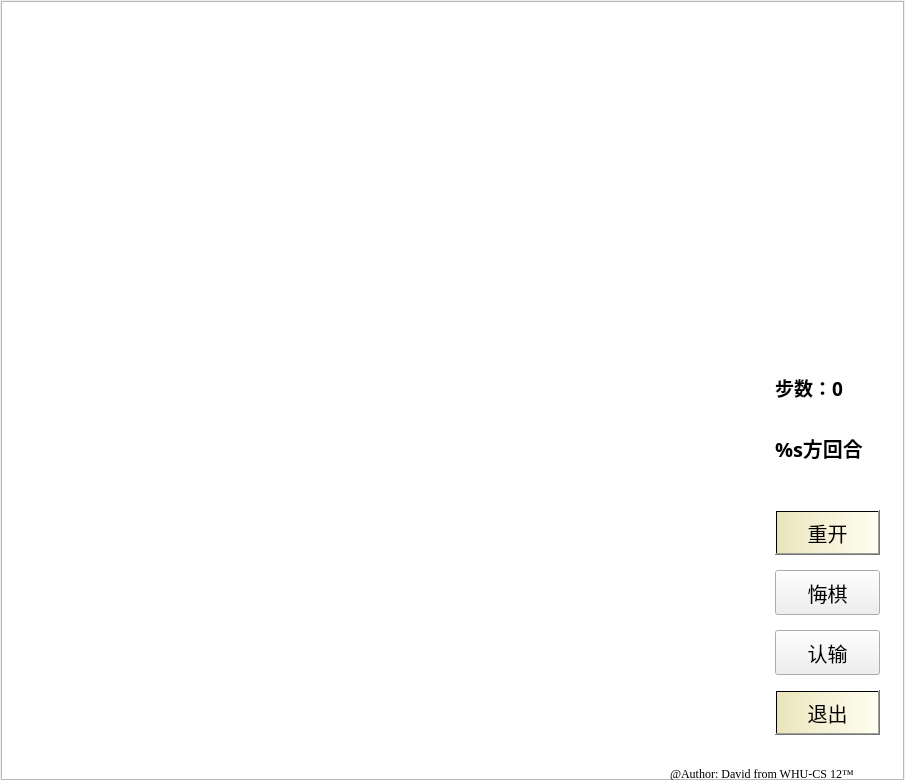
<?xml version="1.0" encoding="UTF-8"?>
<ui version="4.0">
 <class>MainWindow</class>
 <widget class="QMainWindow" name="MainWindow">
  <property name="geometry">
   <rect>
    <x>0</x>
    <y>0</y>
    <width>905</width>
    <height>780</height>
   </rect>
  </property>
  <property name="minimumSize">
   <size>
    <width>905</width>
    <height>780</height>
   </size>
  </property>
  <property name="maximumSize">
   <size>
    <width>905</width>
    <height>780</height>
   </size>
  </property>
  <property name="windowTitle">
   <string>五子棋</string>
  </property>
  <property name="windowIcon">
   <iconset resource="../src/scc.qrc">
    <normaloff>:/icon/icon.jpg</normaloff>:/icon/icon.jpg</iconset>
  </property>
  <widget class="QWidget" name="centralwidget">
   <widget class="QLabel" name="turnLabel">
    <property name="geometry">
     <rect>
      <x>775</x>
      <y>420</y>
      <width>110</width>
      <height>55</height>
     </rect>
    </property>
    <property name="font">
     <font>
      <family>黑体</family>
      <pointsize>15</pointsize>
      <weight>75</weight>
      <bold>true</bold>
     </font>
    </property>
    <property name="text">
     <string>%s方回合</string>
    </property>
   </widget>
   <widget class="QPushButton" name="regretButton">
    <property name="geometry">
     <rect>
      <x>775</x>
      <y>570</y>
      <width>105</width>
      <height>45</height>
     </rect>
    </property>
    <property name="font">
     <font>
      <family>隶书</family>
      <pointsize>15</pointsize>
      <weight>50</weight>
      <bold>false</bold>
     </font>
    </property>
    <property name="styleSheet">
     <string notr="true">

QPushButton#regretButton{background-color: qlineargradient(spread:reflect, x1:0, y1:1, x2:1, y2:1, stop:0 rgba(190, 167, 31, 77), stop:1 rgba(255, 255, 218, 89));}
QPushButton#regretButton:hover
{color: rgb(85, 255, 255);};
</string>
    </property>
    <property name="text">
     <string>悔棋</string>
    </property>
   </widget>
   <widget class="QPushButton" name="surrenderButton">
    <property name="geometry">
     <rect>
      <x>775</x>
      <y>630</y>
      <width>105</width>
      <height>45</height>
     </rect>
    </property>
    <property name="font">
     <font>
      <family>隶书</family>
      <pointsize>15</pointsize>
      <weight>50</weight>
      <bold>false</bold>
     </font>
    </property>
    <property name="styleSheet">
     <string notr="true">QPushButton#surrenderButton{background-color: qlineargradient(spread:reflect, x1:0, y1:1, x2:1, y2:1, stop:0 rgba(190, 167, 31, 77), stop:1 rgba(255, 255, 218, 89))}

QPushButton#surrenderButton:hover
{color: red;};</string>
    </property>
    <property name="text">
     <string>认输</string>
    </property>
   </widget>
   <widget class="QPushButton" name="ExitButton">
    <property name="geometry">
     <rect>
      <x>775</x>
      <y>690</y>
      <width>105</width>
      <height>45</height>
     </rect>
    </property>
    <property name="font">
     <font>
      <family>隶书</family>
      <pointsize>15</pointsize>
      <weight>50</weight>
      <bold>false</bold>
     </font>
    </property>
    <property name="styleSheet">
     <string notr="true">background-color: qlineargradient(spread:reflect, x1:0, y1:1, x2:1, y2:1, stop:0 rgba(190, 167, 31, 77), stop:1 rgba(255, 255, 218, 89));</string>
    </property>
    <property name="text">
     <string>退出</string>
    </property>
    <property name="shortcut">
     <string>Esc</string>
    </property>
   </widget>
   <widget class="QLabel" name="authorInfoLabel">
    <property name="geometry">
     <rect>
      <x>670</x>
      <y>768</y>
      <width>250</width>
      <height>12</height>
     </rect>
    </property>
    <property name="font">
     <font>
      <family>Times New Roman</family>
     </font>
    </property>
    <property name="text">
     <string>@Author: David from WHU-CS 12™</string>
    </property>
   </widget>
   <widget class="QLabel" name="stepsLabel">
    <property name="geometry">
     <rect>
      <x>775</x>
      <y>360</y>
      <width>100</width>
      <height>55</height>
     </rect>
    </property>
    <property name="font">
     <font>
      <family>黑体</family>
      <pointsize>14</pointsize>
      <weight>75</weight>
      <bold>true</bold>
     </font>
    </property>
    <property name="text">
     <string>步数：0</string>
    </property>
   </widget>
   <widget class="QGraphicsView" name="backGroundView">
    <property name="geometry">
     <rect>
      <x>1</x>
      <y>1</y>
      <width>903</width>
      <height>779</height>
     </rect>
    </property>
    <property name="font">
     <font>
      <family>Agency FB</family>
      <pointsize>8</pointsize>
     </font>
    </property>
    <property name="styleSheet">
     <string notr="true">border-image: url(:/bg/woods2.jpg);</string>
    </property>
   </widget>
   <widget class="QLabel" name="winnerLabel">
    <property name="geometry">
     <rect>
      <x>765</x>
      <y>180</y>
      <width>125</width>
      <height>90</height>
     </rect>
    </property>
    <property name="font">
     <font>
      <family>楷体</family>
      <pointsize>26</pointsize>
      <weight>75</weight>
      <bold>true</bold>
     </font>
    </property>
    <property name="styleSheet">
     <string notr="true">color:rgb(255, 0, 0)</string>
    </property>
    <property name="text">
     <string/>
    </property>
    <property name="alignment">
     <set>Qt::AlignCenter</set>
    </property>
    <property name="margin">
     <number>0</number>
    </property>
    <property name="indent">
     <number>-2</number>
    </property>
    <property name="buddy">
     <cstring>ExitButton</cstring>
    </property>
   </widget>
   <widget class="QPushButton" name="replayButton">
    <property name="geometry">
     <rect>
      <x>775</x>
      <y>510</y>
      <width>105</width>
      <height>45</height>
     </rect>
    </property>
    <property name="font">
     <font>
      <family>隶书</family>
      <pointsize>15</pointsize>
     </font>
    </property>
    <property name="styleSheet">
     <string notr="true">QPushButton#replayButton
{background-color: qlineargradient(spread:reflect, x1:0, y1:1, x2:1, y2:1, stop:0 rgba(190, 167, 31, 77), stop:1 rgba(255, 255, 218, 89));}
QPushButton#replayButton:hover
{color: rgb(0, 255, 127);}
</string>
    </property>
    <property name="text">
     <string>重开</string>
    </property>
   </widget>
   <widget class="QLabel" name="countdownLabel">
    <property name="geometry">
     <rect>
      <x>785</x>
      <y>290</y>
      <width>80</width>
      <height>61</height>
     </rect>
    </property>
    <property name="font">
     <font>
      <family>Lobster</family>
      <pointsize>28</pointsize>
      <kerning>false</kerning>
     </font>
    </property>
    <property name="styleSheet">
     <string notr="true">color: rgb(255, 0, 0);</string>
    </property>
    <property name="text">
     <string/>
    </property>
   </widget>
   <zorder>backGroundView</zorder>
   <zorder>turnLabel</zorder>
   <zorder>regretButton</zorder>
   <zorder>surrenderButton</zorder>
   <zorder>ExitButton</zorder>
   <zorder>authorInfoLabel</zorder>
   <zorder>stepsLabel</zorder>
   <zorder>replayButton</zorder>
   <zorder>countdownLabel</zorder>
   <zorder>winnerLabel</zorder>
  </widget>
 </widget>
 <resources>
  <include location="../src/scc.qrc"/>
 </resources>
 <connections/>
</ui>
